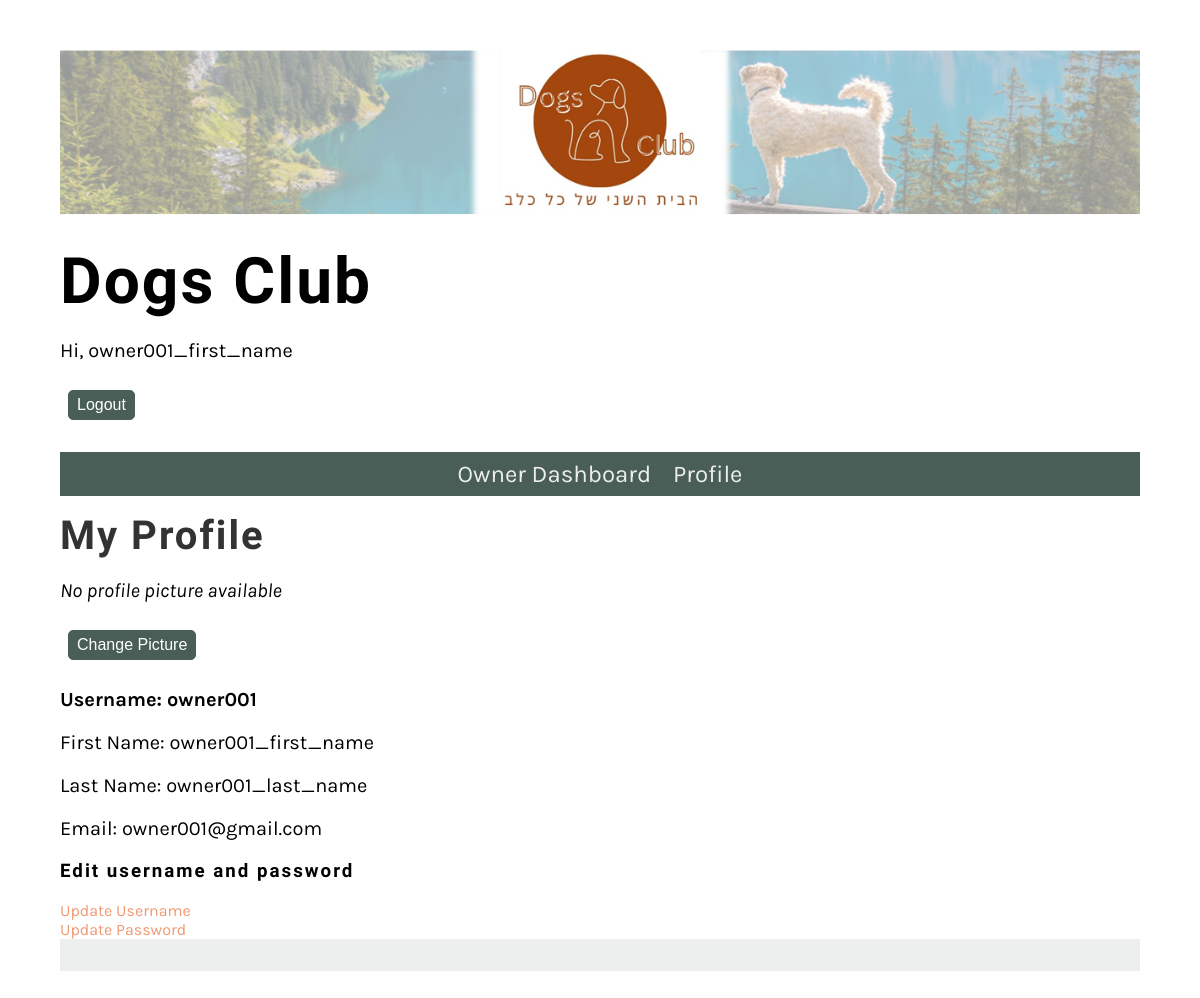
Page /user/profile/ (signed in) on the earlier database version.
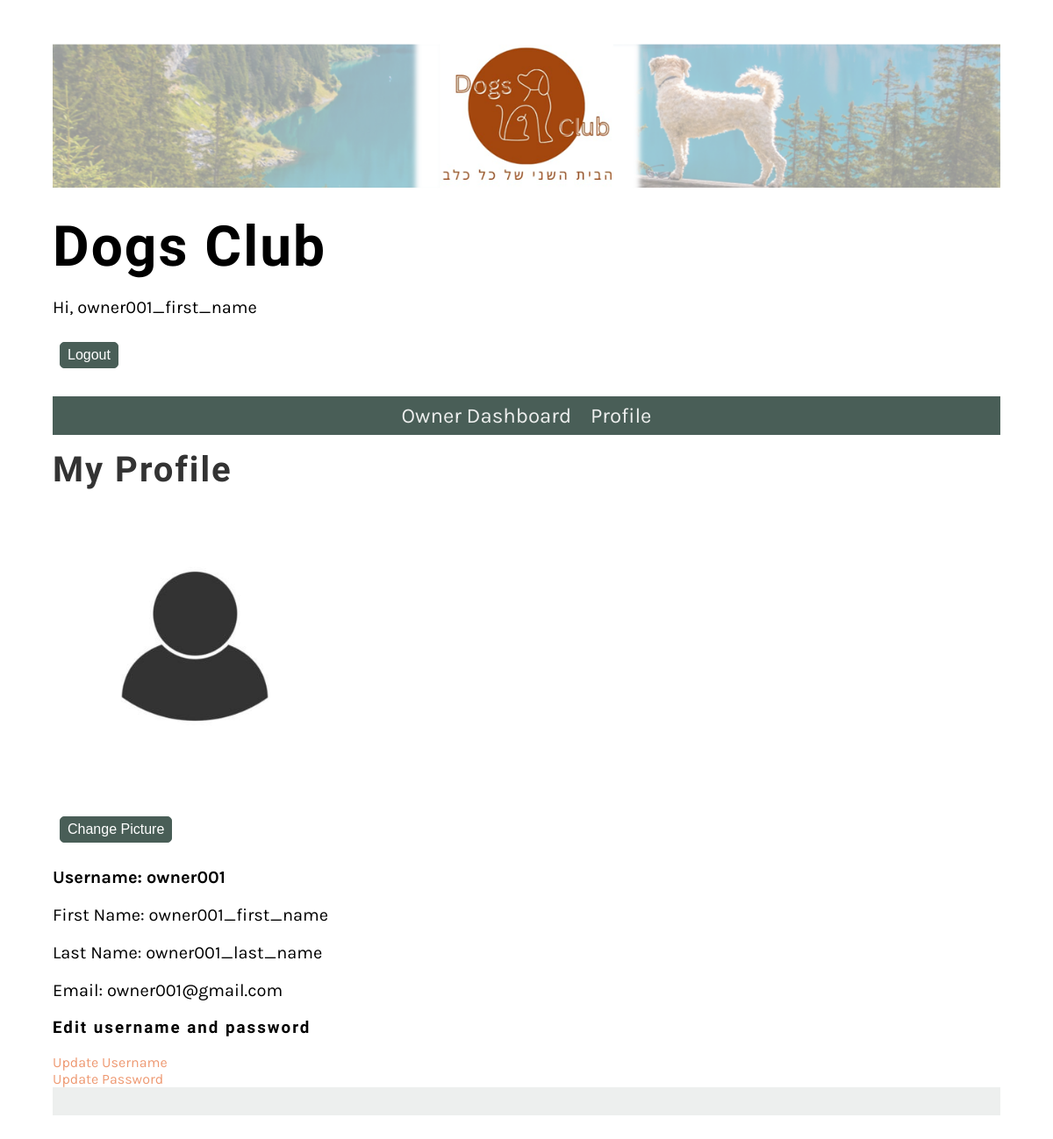
Same page on the later database version.
### Website/models.py (models this page shows, shortened)
class Profile(models.Model):
    user = models.OneToOneField(User, on_delete=models.CASCADE)
    profile_picture = models.ImageField(upload_to='profile_pictures', blank=True, null=True, default='profile_pictures/default.jpg')

### Website/views.py (the view, shortened to what this page needs)
# urls.py: path('user/profile/', ProfileView.as_view(), name='profile'),
class ProfileView(LoginRequiredMixin, View):
    def get(self, request):
        profile = request.user.profile
        form = ProfileForm(instance=profile)
        dogs = Dog.objects.filter(owner=request.user)
        return render(request, 'profile.html', {'form': form, 'profile': profile, 'dogs': dogs})

### Website/templatetags/custom_filters.py (called while the page is built)
@register.filter
def has_group(user, group_name):
    return user.groups.filter(name=group_name).exists()

### Website/templates/profile.html (shortened to what this page needs)
{% extends 'base.html' %}
{% load static %}
{% load custom_filters %}
{% block content %}
<!DOCTYPE html>
<html>
<head>
</head>
<body>
    <h2>My Profile</h2>
    <div>
        {% if profile.profile_picture %}
            <img src="{{ profile.profile_picture.url }}" alt="Profile Picture" width=30%>
        {% else %}
            <p><i>No profile picture available</i></p>
        {% endif %}
        <button id="change-image-button" onclick="toggleImageUploadForm()" class="small_button">Change Picture</button>
        <p><b>Username: {{ profile.user.username }}</b></p>
        <p>First Name: {{ profile.user.first_name }}</p>
        <p>Last Name: {{ profile.user.last_name }}</p>
        <p>Email: {{ profile.user.email }}</p>
    </div>
    <h3>Edit username and password</h3>
    <a href="{% url 'update_username' %}">Update Username</a></br>
    <a href="{% url 'update_password' %}">Update Password</a></br>
</body>
</html>
{% endblock %}

Differences in the rows shown:
changed Profile "owner001": profile_picture: picture added
Other differences:
text no longer shown: "No profile picture available"
